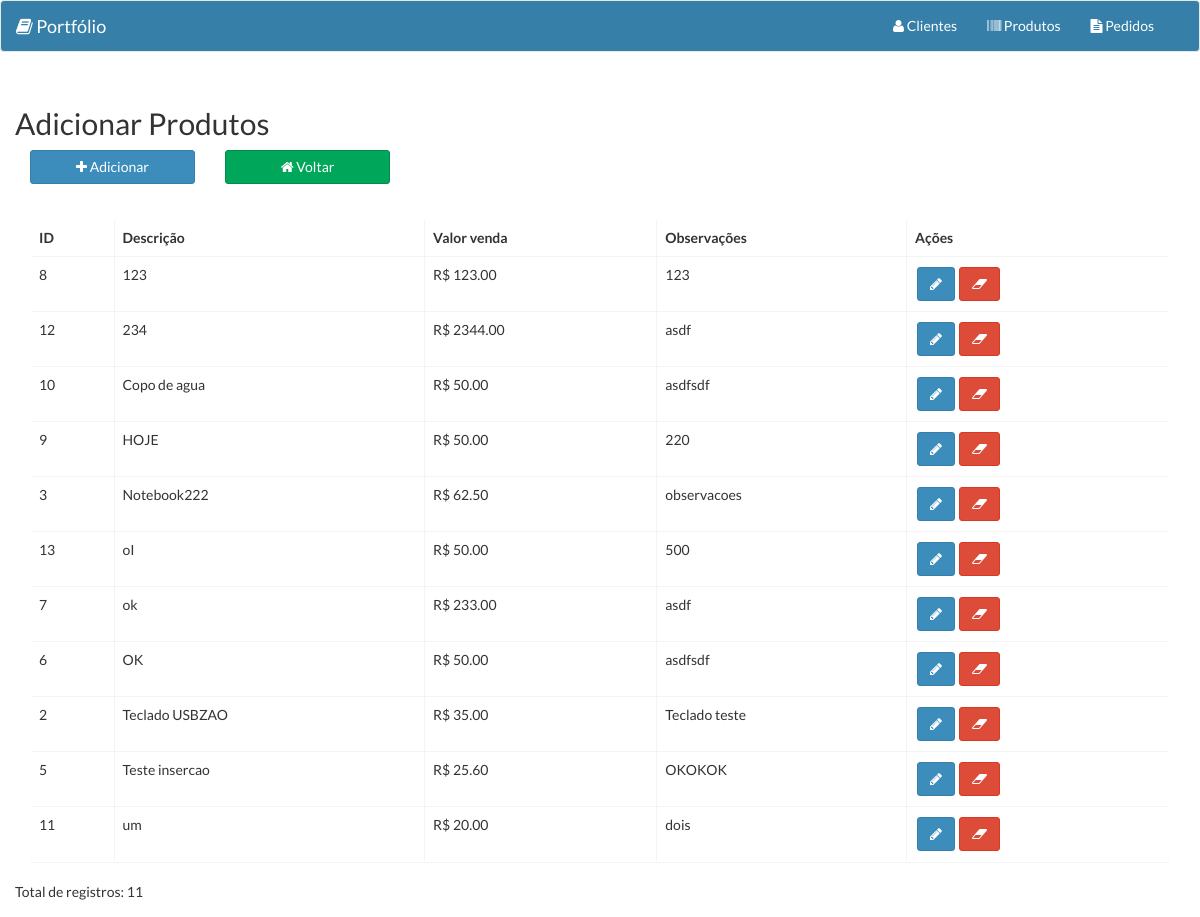
/index.php/site/listarprodutos, run on the app's committed database.
### tables this page shows
CREATE TABLE `produtos` (
  `id` int(11) NOT NULL,
  `descricao` varchar(255) NOT NULL,
  `valor_venda` decimal(11,2) NOT NULL,
  `observacoes` varchar(255) NOT NULL
);

### application/controllers/Site.php (called while the page is built, shortened)
<?php
class Site extends CI_Controller {
	public function __construct() {
		$this->dados["titulo"]='Sistema Unopar 5º Semestre';
		$this->dados["complemento"]='-';
		$this->dados["descricao"]='';
	}
	public function listarprodutos() {
		$this->load->model('Produtos_model','produtos');
		$data['produtos'] = $this->produtos->carregaProdutos();
		$this->load->view('listarprodutos', $data, $this->dados);
	}
}

### index.php (called while the page is built, shortened)
<?php
require_once BASEPATH.'core/CodeIgniter.php';

### application/models/Produtos_model.php (called while the page is built, shortened)
<?php if ( ! defined('BASEPATH')) exit('No direct script access allowed');
class Produtos_model extends CI_Model {
	public function carregaProdutos() {
		$this->db->select('id');
		$this->db->select('descricao');
		$this->db->select('valor_venda');
		$this->db->select('observacoes');
		$this->db->order_by('descricao', 'ASC');
		$consulta = $this->db->get('produtos');
		return $consulta->result();
	}
}

### application/views/listarprodutos.php (the view, shortened to what this page needs)
<div class="portfolio">
    <section class="content">
        <div class="container">
            <div class="row">
                <div class="text-header-left">
                    <h2>Adicionar Produtos</h2>
                </div>
            </div>
            <div class="row">
                <div class="col-md-2">
                    <div class="form-group">
                        <a href="<?php echo base_url('adicionarprodutos') ?>" class="btn btn-primary form-control ">
                            <i class="fa fa-plus"></i>
                            Adicionar
                        </a>
                    </div>
                </div>
                <div class="col-md-2">
                    <div class="form-group">
                        <a href="<?php echo base_url('') ?>" class="btn btn-success form-control">
                            <i class="fa fa-home"></i>
                            Voltar
                        </a>
                    </div>
                </div>
                <div class="col-md-12 margin20">
                    <div class="table-responsive">
                        <div class="panel">
                            <table class="table table-bordered table-hover table-responsive">
                                <thead>
                                    <tr>
                                        <th>ID</th>
                                        <th>Descrição</th>
                                        <th>Valor venda</th>
                                        <th>Observações</th>
                                        <th>Ações</th>
                                    <tbody>
                                </thead>
                                <?php
                                    $contador = 0;
                                    foreach ($produtos as $produto) {
                                        echo '<tr>';
                                            echo '<td>' . $produto->id. '</td>';
                                            echo '<td>' . $produto->descricao. '</td>';
                                            echo '<td>' . 'R$ ' .$produto->valor_venda. '</td>';
                                            echo '<td>' . $produto->observacoes. '</td>';
                                            echo '<td>';
                                                echo '<a href="Site/editarprodutos/'.$produto->id.'" title="editar" class="btn btn-primary" style="margin: 2px"><span class="fa fa-pencil" aria-hidden="true"></span></a>';
                                                echo '<a href="Site/apagarprodutos/'.$produto->id.'" title="excluir" class="btn btn-danger" style="margin: 2px"><span class="fa fa-eraser" aria-hidden="true"></span></a>';
                                            echo '</td>';
                                        echo '</tr>';
                                        $contador++;
                                    }
                                ?>
                            </table>
                        </div>
                    </div>
                </div>
                <div class="row">
                    <div class="col-md-12">
                        Total de registros: <?php echo $contador ?>
                    </div>
                </div>
            </div>
        </div>
    </section>
</div>

### css/style.css (style rules this page uses)
* { margin:0; padding:0; }
html, body { height:100%; }
body { height: 100%; width: 100%; font-family: 'Lato', sans-serif; z-index: 99999; position: relative; }
h1, h2, h3, h4, h5, h6, p, a { font-family: 'Lato', sans-serif; }
.margin20 { margin-top: 20px; }
.text-header-left { float: left; }

### data on the page
produtos: id "8", descricao "123", valor_venda "123.00", observacoes "123"
produtos: id "12", descricao "234", valor_venda "2344.00", observacoes "asdf"
produtos: id "10", descricao "Copo de agua", valor_venda "50.00", observacoes "asdfsdf"
produtos: id "9", descricao "HOJE", valor_venda "50.00", observacoes "220"
produtos: id "3", descricao "Notebook222", valor_venda "62.50", observacoes "observacoes"
produtos: id "13", descricao "oI", valor_venda "50.00", observacoes "500"
produtos: id "7", descricao "ok", valor_venda "233.00", observacoes "asdf"
produtos: id "6", descricao "OK", valor_venda "50.00", observacoes "asdfsdf"
produtos: id "2", descricao "Teclado USBZAO", valor_venda "35.00", observacoes "Teclado teste"
produtos: id "5", descricao "Teste insercao", valor_venda "25.60", observacoes "OKOKOK"
produtos: id "11", descricao "um", valor_venda "20.00", observacoes "dois"

### other printed values
$contador "11"
